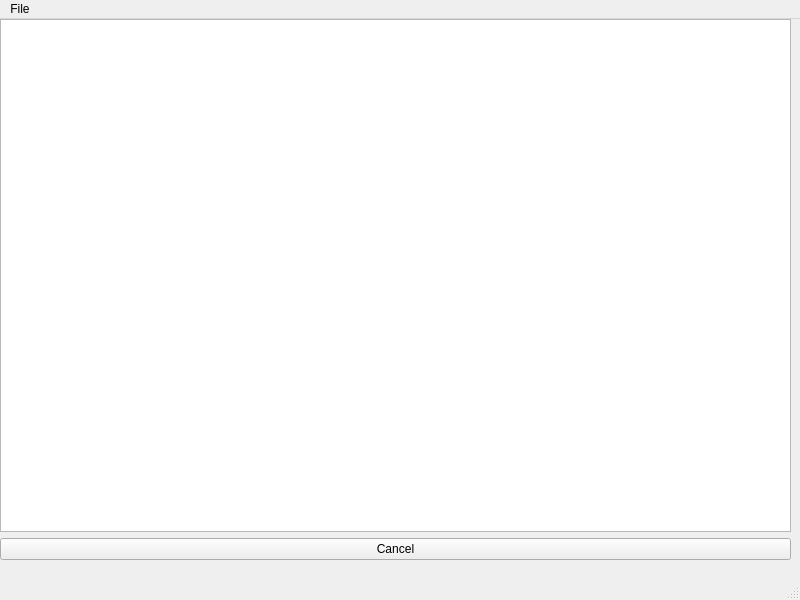
<?xml version="1.0" encoding="UTF-8"?>
<ui version="4.0">
 <class>Notepad</class>
 <widget class="QMainWindow" name="Notepad">
  <property name="geometry">
   <rect>
    <x>0</x>
    <y>0</y>
    <width>800</width>
    <height>600</height>
   </rect>
  </property>
  <property name="windowTitle">
   <string>MainWindow</string>
  </property>
  <widget class="QWidget" name="centralwidget">
   <widget class="QWidget" name="layoutWidget">
    <property name="geometry">
     <rect>
      <x>0</x>
      <y>0</y>
      <width>791</width>
      <height>541</height>
     </rect>
    </property>
    <layout class="QVBoxLayout" name="verticalLayout">
     <item>
      <widget class="QTextEdit" name="textEdit"/>
     </item>
     <item>
      <widget class="QPushButton" name="cancelButton">
       <property name="text">
        <string>Cancel</string>
       </property>
      </widget>
     </item>
    </layout>
   </widget>
  </widget>
  <widget class="QMenuBar" name="menubar">
   <property name="geometry">
    <rect>
     <x>0</x>
     <y>0</y>
     <width>800</width>
     <height>31</height>
    </rect>
   </property>
   <widget class="QMenu" name="menuFile">
    <property name="title">
     <string>File</string>
    </property>
    <addaction name="actionOpen"/>
    <addaction name="actionSave"/>
   </widget>
   <addaction name="menuFile"/>
  </widget>
  <widget class="QStatusBar" name="statusbar"/>
  <action name="actionOpen">
   <property name="checkable">
    <bool>false</bool>
   </property>
   <property name="text">
    <string>Open</string>
   </property>
  </action>
  <action name="actionSave">
   <property name="text">
    <string>Save</string>
   </property>
  </action>
 </widget>
 <resources/>
 <connections/>
</ui>
